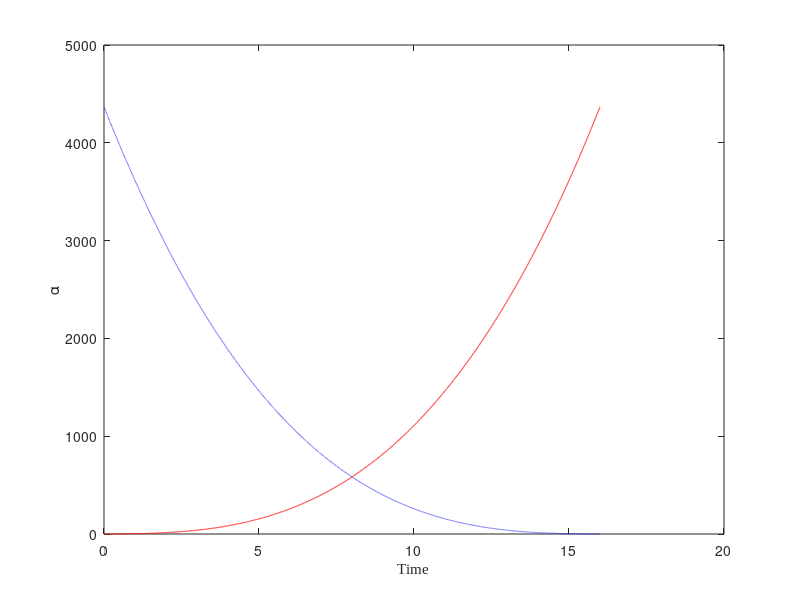

This figure's MATLAB source: (Note: this script raises an error after producing the figure.)
clear all, close all, clc
figpath = '../figures/';
addpath('./utils');
addpath('./NoiseFunctions/');
addpath('./plottingfunctions/');

omega = 1;
A = 1;
%Number of variables
%%
rng(1)
% Parameter to specify the type of analysis
analysisType = 'Hopf';  % Change this to 'pitchfork' as needed when running different scripts

% Base directory for results
scriptFullPath = mfilename('fullpath');
[scriptPath, ~, ~] = fileparts(scriptFullPath);
resultsBasePath = fullfile(scriptPath, 'Results figures');

% Dynamic directory based on the analysis type
analysisPath = fullfile(resultsBasePath, analysisType);

% Ensure the directory exists
if ~exist(analysisPath, 'dir')
    mkdir(analysisPath);
end

% Define the path for the PDF file within the analysis directory
pdfPath = fullfile(analysisPath, 'ResultsFigures.pdf');

%%
n = 4;

dt=0.001; %timestep
% Integrate interval
Initinterval = 16;
%neg_inter = 0
neg_inter = -0;
tinterval=[neg_inter Initinterval];
tspan2=[tinterval(2):-dt:tinterval(1)]; %interval for solving the 
tspan=[.001:dt:tinterval(2)-tinterval(1)];
N = length(tspan);
options = odeset('RelTol',1e-12,'AbsTol',1e-12*ones(1,n));
X=[];
%Coeficients of polyorder 3 c1*t+c2*t^2+c3*t^3 & and final time value 
c=[1,1,1,Initinterval];
%Analitic polinomial
y=c(1)*(tspan2)+c(2)*(tspan2).^2+c(3)*(tspan2).^3;
%inverted polinomial
yzero=c(1)*(-tspan+tinterval(2) )+c(2)*(-tspan...
    +tinterval(2)).^2+c(3)*(-tspan+tinterval(2)).^3;
%plot of inverted polinomial
figure(1)
plot(tspan2,y,'r-',tspan,yzero,'b--')
xlabel('Time', 'FontName', 'Times New Roman')  % Set xlabel font to Times New Roman
ylabel('\alpha')  % Use \alpha for the Greek letter alpha
hold on
xline(0,'k--');
set(gca,'FontSize',16);
l = legend('Explicit polynomial steady-state generation', 'Implicit polynomial - ODE data generation');
l.Position = [0.5, 0.84, 0.07, 0.071];
l.FontSize = 12;
% l.Location='northeast';
title('Inverted polynomial');
exportgraphics(gcf, pdfPath, 'ContentType', 'vector', 'Append', true);

% Integration of hopf system
xMax = ones(size(c));
i=0;
for traslation=[0];
    i=i+1;
for mu0=[yzero(1)]    ;
    %x0=sqrt(yzero(1)/2) %Formula of radius of Initial Condition
    for x0=sqrt(yzero(1)/2)/xMax(3)+traslation%Formula of radius of Initial Condition
        [t,x] = ode45(@(t,x) hopfPolyOrder3NONNormal(t,x,c,omega,A,traslation,xMax),tspan,[tspan(1),mu0,x0,x0],options);
        X = [X;x];
         %Variable x3 vs bifurcation parameter
        figure
        hold on
        plot(x(:,2),x(:,3),'b-')
        xlabel('\alpha', 'FontName', 'Times New Roman')  % Alpha symbol and Times New Roman font for the xlabel
        xlim([min(x(:,2)) max(x(:,2))]);
        ylabel('State', 'FontName', 'Times New Roman')  % Times New Roman font for the ylabel
        xline(0,'k--');
        set(gca, 'FontSize', 16, 'FontName', 'Times New Roman');  % Set the axes font to Times New Roman
        title('State vs \alpha (t)', 'FontName', 'Times New Roman')  % Use LaTeX markup for alpha and set font to Times New Roman
        hold off
        exportgraphics(gcf, pdfPath, 'ContentType', 'vector', 'Append', true);
 
    end
end
xtrajectories(:,i)=[x(:,3)];
end

xMax = max(abs(x));

%Mu observed from equations of steady state
[x,yzero] = xNormalization(x,yzero);

mufunc = @(x) ((x(:,4)*xMax(4))+(x(:,3)*xMax(3)).*((x(:,3)*xMax(3)).^2+(x(:,4)*xMax(4)).^2))./(x(:,3)*xMax(3));
mu_observed=mufunc(x);%mu observed from equations. (Beta values!!!!!!)


% polinomial fit

%Define the function to fit: "Poly order 2"
F1=@(weightdx,time) (-time+tinterval(2))...
    *weightdx(1)+(-time+tinterval(2)).^2*weightdx(2)+(-time+tinterval(2)).^3*weightdx(3);
%curve fitting
weights0=[0.5 0.5 0.5]; %initial guess for weights
opts = optimoptions('lsqcurvefit','Display','off');
[weightdx, resnorm,~,exitflag,output] = lsqcurvefit(F1,weights0, tspan, mu_observed',[],[],opts); %Prediction of mu(t) depency on t of mu-observed using data integration 

%data predicted from F1 evaluated with the predicted coefficients
reproduced_data= F1(weightdx,tspan); %


%%%%%%%%%%%%%%%%%%%%%%%%%%%%%%%%%%%%%%%%%%%%%%%%%%%%%%%%%%%%%%%%%%%%%%%%%%%%%%%%
plotState_Beta_time_Pred(tspan,x,mu_observed,yzero,reproduced_data,n,3,pdfPath)

%%
% Mu with Noise
noise_scale=0.018;


[xNoisy, Noise_normalized] = add_Noise_Max(x,noise_scale);
mu_obsNoisy=mufunc(xNoisy)
%mu_obsNoisy=(xNoisy(:,4)+xNoisy(:,3).*(xNoisy(:,3).^2+xNoisy(:,4).^2))./xNoisy(:,3);%mu observed from equations. (Beta values!!!!!!)

[weightdxNoise,resnormNoise,~,exitflagNoise,outputNoise] = lsqcurvefit(F1,weights0, tspan, mu_obsNoisy',[],[],opts);

reproduced_dataNoisy= F1(weightdxNoise,tspan);
% print('real, predicted without noise, weights with noise')
comparisonVector = [c(1:3);weightdx;weightdxNoise];
%%%%%%%%%%%%%%%%%%%%%%%%%%%%%%%%%%%%%%%%%%%%%%%%%%%%%%%%%%%%%%%%%%%%%%%%%%%%%%%%%%%%%%%%%%%%%%%%%%%%%%%%%%%%%%%%%%%%%%%%%%%%%%%

plotState_Beta_time_Pred(tspan,xNoisy,mu_obsNoisy,yzero,reproduced_dataNoisy,n,4,pdfPath)

%% Noise analysis 
% Creation of comparison vector for different noise variances: 
VectorOfNoise = [0:0.1:0.5];
name = mfilename;
name = name(1:4);
% noise_Scale_maximum(F1,weights0, tspan, x,c,yzero,VectorOfNoise,name,mufunc)
figure
noise_5_Boxplots(F1,weights0, tspan, x,c,yzero,VectorOfNoise,name,mufunc,pdfPath);

